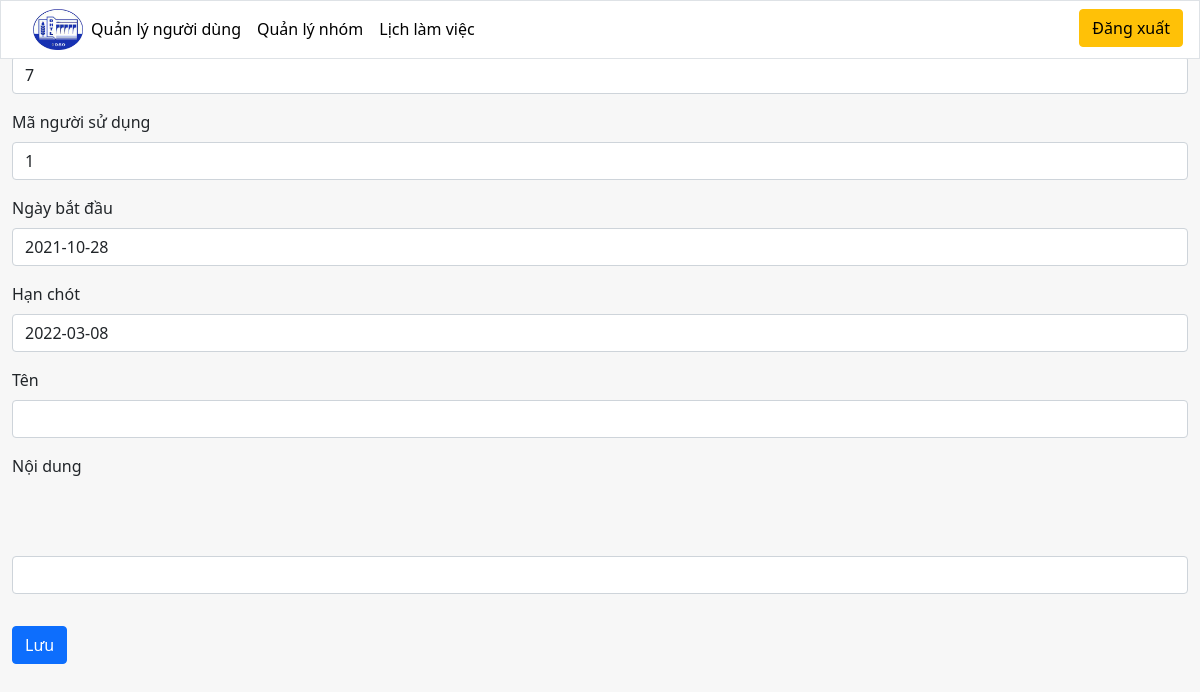
Page /Browers/views/admin/fix-plan.php?pl_id=7 on the earlier database version.
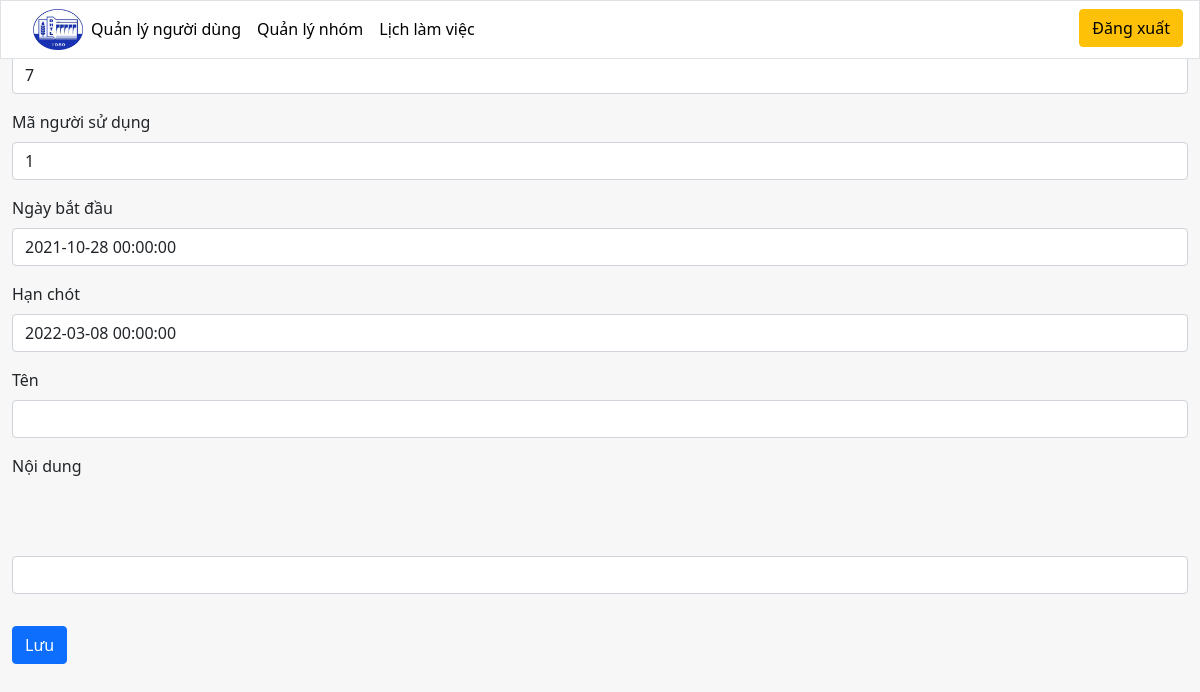
Same page on the later database version.
### tables this page shows
CREATE TABLE `plan` (
  `pl_id` int(10) NOT NULL,
  `pl_userid` int(10) NOT NULL,
  `pl_datestart` datetime NOT NULL DEFAULT current_timestamp(),
  `pl_deadline` datetime NOT NULL,
  `pl_name` varchar(50) NOT NULL,
  `pl_contents` varchar(200) NOT NULL
);

### Browers/views/admin/fix-plan.php (the view, shortened to what this page needs)
    <?php
        include('header-admin.php');
    ?>
    <?php $conn = mysqli_connect('localhost', 'root', '', 'db_manage_website');
        if(isset($_GET['pl_id'])) {
            $id = $_GET['pl_id'];
            $sql = "SELECT * from  plan where pl_id = '$id'";
            $result = mysqli_query($conn, $sql);
        }
    ?>
    <div class="container">
        <?php while($row = mysqli_fetch_assoc($result)){?>
        <form class="mt-4" method="POST" action="">
            <div class="mb-3">
                <label for="id" class="form-label">Mã kế hoạch</label>
                <input type="text" name="id" class="form-control" id="id" value="<?php echo $row['pl_id']; ?>">
            </div>
            <div class="mb-3">
                <label for="userid" class="form-label">Mã người sử dụng</label>
                <input type="text" name="userid" class="form-control" id="userid" value="<?php echo $row['pl_userid']; ?>">
            </div>
            <div class="mb-3">
                <label for="datestart" class="form-label">Ngày bắt đầu</label>
                <input type="text" name="datestart" class="form-control" id="datestart" value="<?php echo $row['pl_datestart']; ?>">
            </div>
            <div class="mb-3">
                <label for="deadline" class="form-label">Hạn chót</label>
                <input type="text" name="deadline" class="form-control" id="deadline" value="<?php echo $row['pl_deadline']; ?>">
            </div>
            <div class="mb-3">
                <label for="name" class="form-label">Tên</label>
                <input type="text" name="name" class="form-control" id="name" value="<?php echo $row['pl_name']; ?>">
            </div>
            <div class="mb-3">
                <label for="content" class="form-label">Nội dung</label>
                <input type="text" name="content" class="form-control" id="content" value="<?php echo $row['pl_content']; ?>">
            </div>
            <button type="submit" class="btn btn-primary mt-3 mb-4" name="submit">Lưu</button>
        </form>
        <?php } ?>
    </div>
<?php
include('./footer.php');
?>

Differences in the rows shown:
changed plan id 7: datestart "2021-10-28" → "2021-10-28 00:00:00"; deadline "2022-03-08" → "2022-03-08 00:00:00"
